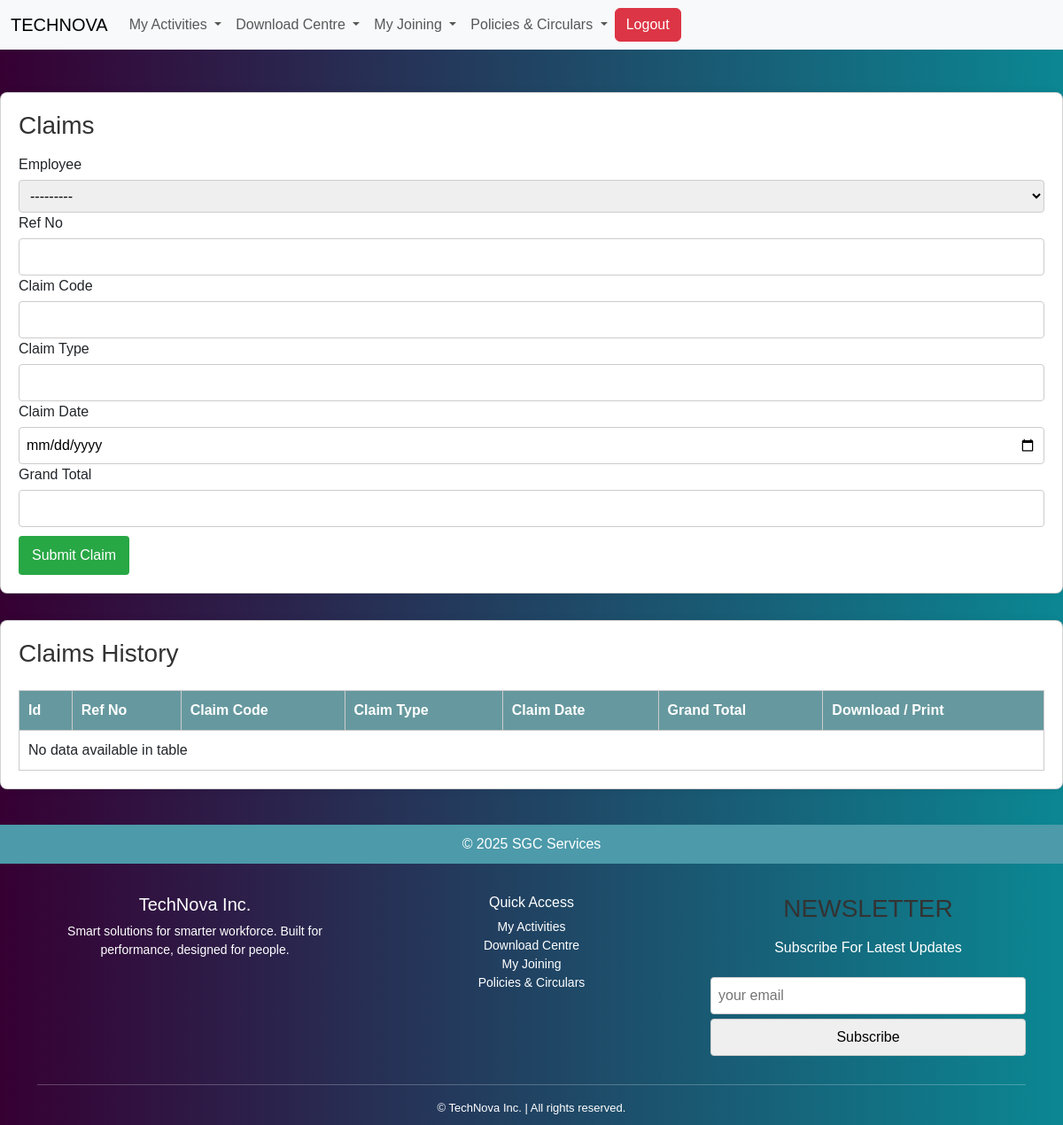
The page /claims/ on the database as committed earlier.
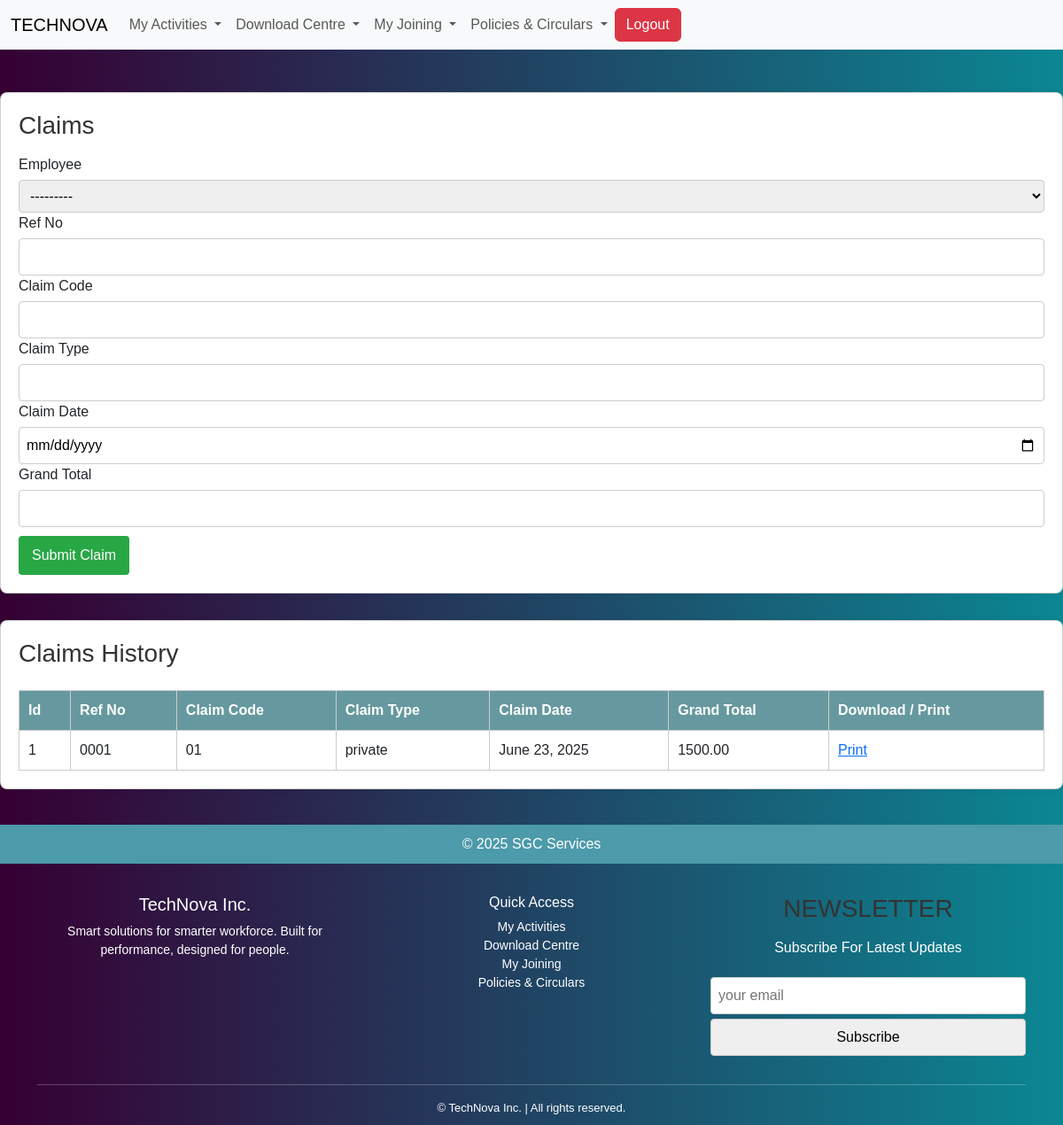
The same page on the database as committed later.
### apps/dashboard/models.py (models this page shows, shortened)
class BaseClass(models.Model):
    id = models.UUIDField(primary_key=True, default=uuid.uuid4, editable=False)
    created_at = models.DateTimeField(auto_now_add=True)
    updated_at = models.DateTimeField(auto_now=True)
    class Meta:
        abstract = True

class Claim(BaseClass):
    employee = models.ForeignKey(Employee, on_delete=models.CASCADE)
    ref_no = models.CharField(max_length=100)
    claim_code = models.CharField(max_length=50)
    claim_type = models.CharField(max_length=50)
    claim_date = models.DateField()
    grand_total = models.DecimalField(max_digits=10, decimal_places=2)

### apps/dashboard/views.py (the view)
# urls.py: path('claims/', claims_view, name='claims_page'),
def claims_view(request):
    form = ClaimForm(request.POST or None)
    claims = Claim.objects.select_related('employee').all()
    if request.method == 'POST' and form.is_valid():
        form.save()
        return redirect('claims_page')
    return render(request, 'dashboard/claims_page.html', {'form': form, 'claims': claims})

### apps/dashboard/forms.py
class ClaimForm(forms.ModelForm):
    class Meta:
        model = Claim
        fields = ['employee', 'ref_no', 'claim_code', 'claim_type', 'claim_date', 'grand_total']
        widgets = {
            'claim_date': forms.DateInput(attrs={'type': 'date'}),
        }

### apps/dashboard/models.py (called while the page is built)
    def __str__(self):
        return f"{self.first_name} {self.last_name}"

### apps/dashboard/templates/dashboard/claims_page.html (shortened to what this page needs)
{% extends 'dashboard/base.html' %}
{% block body %}
<!DOCTYPE html>
<html lang="en">
<head>
<body>
<br></br>
<div class="card">
  <h3>Claims</h3>
  <form method="post">
    <label>Employee</label>{{ form.employee }}
    <label>Ref No</label>{{ form.ref_no }}
    <label>Claim Code</label>{{ form.claim_code }}
    <label>Claim Type</label>{{ form.claim_type }}
    <label>Claim Date</label>{{ form.claim_date }}
    <label>Grand Total</label>{{ form.grand_total }}
    <button type="submit">Submit Claim</button>
  </form>
</div>
<div class="card">
  <h3>Claims History</h3>
  <table>
    <thead>
      <tr>
        <th>Id</th>
        <th>Ref No</th>
        <th>Claim Code</th>
        <th>Claim Type</th>
        <th>Claim Date</th>
        <th>Grand Total</th>
        <th>Download / Print</th>
      </tr>
    </thead>
    <tbody>
      {% if claims %}
        {% for claim in claims %}
        <tr>
          <td>{{ forloop.counter }}</td>
          <td>{{ claim.ref_no }}</td>
          <td>{{ claim.claim_code }}</td>
          <td>{{ claim.claim_type }}</td>
          <td>{{ claim.claim_date }}</td>
          <td>{{ claim.grand_total }}</td>
          <td><a href="#" onclick="window.print(); return false;">Print</a></td>
        </tr>
        {% endfor %}
      {% else %}
        <tr><td colspan="7">No data available in table</td></tr>
      {% endif %}
    </tbody>
  </table>
</div>
<footer>
  © 2025 SGC Services
</footer>
</body>
</html>
{% endblock %}

### apps/dashboard/templates/dashboard/base.html (shortened to what this page needs)
<!DOCTYPE html>
<html lang="en">
<head>
<link href="https://cdn.jsdelivr.net/npm/bootstrap@5.3.6/dist/css/bootstrap.min.css" rel="stylesheet"/>
<link rel="stylesheet" href="https://cdnjs.cloudflare.com/ajax/libs/font-awesome/6.5.0/css/all.min.css">
</head>
<body>
<nav class="navbar navbar-expand-lg bg-body-tertiary">
<div class="container-fluid">
<a class="navbar-brand" href="{% url 'index_inner' %}">TECHNOVA</a>
<div class="collapse navbar-collapse" id="navbarScroll">
<ul class="navbar-nav me-auto my-2 my-lg-0 navbar-nav-scroll" style="--bs-scroll-height: 100px;">
<li class="nav-item dropdown">
<a aria-expanded="false" class="nav-link dropdown-toggle" data-bs-toggle="dropdown" href="#" role="button">
            My Activities
          </a>
</li>
<li class="nav-item dropdown">
<a aria-expanded="false" class="nav-link dropdown-toggle" data-bs-toggle="dropdown" href="#" role="button">
            Download Centre
          </a>
</li>
<li class="nav-item dropdown">
<a aria-expanded="false" class="nav-link dropdown-toggle" data-bs-toggle="dropdown" href="#" role="button">
            My Joining
          </a>
</li>
<li class="nav-item dropdown">
<a aria-expanded="false" class="nav-link dropdown-toggle" data-bs-toggle="dropdown" href="#" role="button">
            Policies &amp; Circulars
          </a>
</li>
<div class="d-flex align-items-center ms-auto">
        <a class="btn btn-danger" href="{% url 'logout' %}">Logout</a>
</div>
</div>
</div>
</nav>
{% block body %}
{% endblock %}
<footer class="mt-4" style="background: linear-gradient(to right, #360033, #0b8793); color: white; ">
  <div class="container text-center">
    <div class="row">
      <div class="col-md-4 mb-3">
        <h5>TechNova Inc.</h5>
        <p style="font-size: 14px;">Smart solutions for smarter workforce. Built for performance, designed for people.</p>
      </div>
      <div class="col-md-4 mb-3">
        <h6>Quick Access</h6>
        <ul class="list-unstyled" style="font-size: 14px;">
          <li><a href="#" class="text-white text-decoration-none">My Activities</a></li>
          <li><a href="#" class="text-white text-decoration-none">Download Centre</a></li>
          <li><a href="{% url 'generalinfo' %}" class="text-white text-decoration-none">My Joining</a></li>
          <li><a href="{% url 'policy_and_circular' %}" class="text-white text-decoration-none">Policies & Circulars</a></li>
</div>
<div class="col-md-4 mb-3">
<h3>NEWSLETTER</h3>
<p>Subscribe For Latest Updates</p>
<input class="email" placeholder="your email" type="email"/>
<input class="btn-btn-danger" type="submit" value="Subscribe"/>
</div>
</div>
<hr class="border-light"/>
<div style="font-size: 13px;text-align: center;">© {{ current_year }} TechNova Inc. | All rights reserved.</div>
</div>
</footer>
</body>
</html>

### apps/dashboard/templates/dashboard/base.html (style rules this page uses)
html, body { height: 100%; margin: 0; background: linear-gradient(to right, #360033, #0b8793); }

### apps/dashboard/templates/dashboard/claims_page.html (style rules this page uses)
body { font-family: Arial, sans-serif; background: linear-gradient(to right, #360033, #0b8793); }
.card { background: white; border-radius: 8px; padding: 20px; box-shadow: 0 0 10px rgba(0,0,0,0.05); margin-bottom: 30px; }
h3 { margin-bottom: 15px; color: #333; }
table { width: 100%; border-collapse: collapse; margin-top: 10px; }
thead { background-color: #66999f; color: white; }
th, td { padding: 10px; border: 1px solid #ccc; }
input, select { width: 100%; padding: 8px; margin-top: 5px; border-radius: 4px; border: 1px solid #ccc; }
button { margin-top: 10px; padding: 10px 15px; background: #28a745; color: white; border: none; border-radius: 4px; }
footer { background-color: #4c9aaa; color: white; text-align: center; padding: 10px; margin-top: 40px; }

Rows that differ between the two databases and show on the page:
added Claim: ref_no "0001", claim_code "01", claim_type "private", claim_date "June 23, 2025", grand_total "1500.00"
Other text that changed with them:
text no longer shown: "No data available in table"
